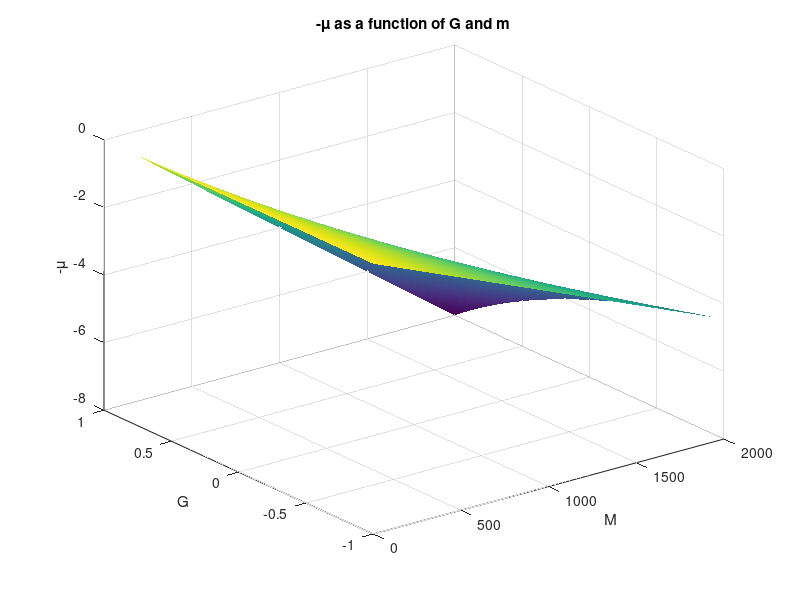

Source code (MATLAB):
%Plot mu surface, as a function of dosage and G


b = 300;
v = 0.5;
m = linspace(0,2000,2001);
g = linspace(-1,1,2001);

[M,G] = meshgrid(m,g);
%Trying different functions of G to make k
%Simple linear
K = -100.*G + 200;
%plot(g,K)
%hold on
%Hyperbolic
%K = 100./(G+1.5);
%plot(g,K)

Z = -M./(K + b*v);
surf(M,G,Z)
shading interp;
title('-\mu as a function of G and m')
xlabel('M')
ylabel('G')
zlabel('-\mu')